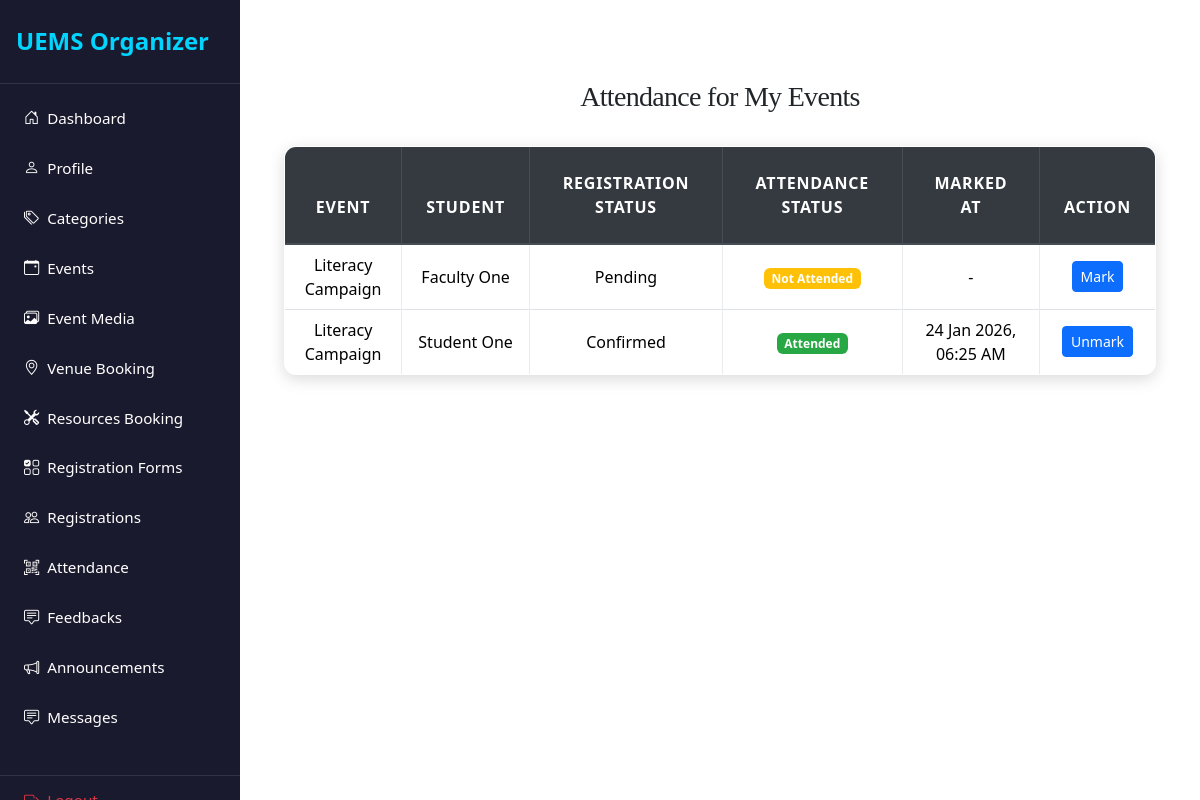
Screenshot of /organizer/organizer_attendance.php (signed in) with the database file from the repository.
### tables this page shows
CREATE TABLE `event_registrations` (
  `id` int(11) NOT NULL,
  `event_id` int(11) NOT NULL,
  `user_id` int(11) NOT NULL,
  `status` enum('pending','confirmed','waitlisted','cancelled','attended','no_show') DEFAULT 'pending',
  `qr_code_token` varchar(64) DEFAULT NULL,
  `cancellation_reason` text DEFAULT NULL,
  `registered_at` timestamp NOT NULL DEFAULT current_timestamp()
);

CREATE TABLE `events` (
  `event_id` int(11) NOT NULL,
  `title` varchar(255) NOT NULL,
  `description` text NOT NULL,
  `organizer_id` int(11) NOT NULL,
  `category_id` int(11) DEFAULT NULL,
  `event_type` enum('one_time','recurring') DEFAULT 'one_time',
  `start_datetime` datetime NOT NULL,
  `end_datetime` datetime NOT NULL,
  `capacity` int(11) DEFAULT 0,
  `registration_deadline` datetime DEFAULT NULL,
  `status` enum('pending','approved','rejected','cancelled','completed') DEFAULT 'pending',
  `banner_image` varchar(255) DEFAULT NULL,
  `created_at` datetime DEFAULT current_timestamp(),
  `updated_at` datetime DEFAULT current_timestamp() ON UPDATE current_timestamp()
);

CREATE TABLE `users` (
  `id` int(11) NOT NULL,
  `role` enum('Student','Faculty','Event Organizer') NOT NULL,
  `department` varchar(100) NOT NULL,
  `first_name` varchar(100) NOT NULL,
  `last_name` varchar(100) NOT NULL,
  `email` varchar(150) NOT NULL,
  `password_hash` varchar(255) NOT NULL,
  `phone` varchar(20) DEFAULT NULL,
  `profile_image` varchar(255) DEFAULT NULL,
  `system_notifications` tinyint(1) DEFAULT 1,
  `status` enum('pending','active','suspended') DEFAULT 'pending',
  `created_at` timestamp NOT NULL DEFAULT current_timestamp(),
  `updated_at` timestamp NOT NULL DEFAULT current_timestamp() ON UPDATE current_timestamp()
);

CREATE TABLE `event_attendance` (
  `id` int(11) NOT NULL,
  `registration_id` int(11) NOT NULL,
  `attended_at` timestamp NOT NULL DEFAULT current_timestamp(),
  `marked_by` enum('student','organizer','faculty') NOT NULL DEFAULT 'organizer'
);

### organizer/organizer_attendance.php (the view, shortened to what this page needs)
<?php
include('config.php');
$organizer_id = $_SESSION['user_id'];
$sql = "
SELECT
    er.id AS registration_id,
    er.status AS registration_status,
    er.registered_at,
    er.cancellation_reason,
    ea.id AS attendance_id,
    ea.attended_at,
    u.first_name,
    u.last_name,
    u.email,
    e.title AS event_title,
    e.start_datetime,
    e.end_datetime
FROM event_registrations er
JOIN events e ON er.event_id = e.event_id
JOIN users u ON er.user_id = u.id
LEFT JOIN event_attendance ea ON er.id = ea.registration_id
WHERE e.organizer_id = ?
ORDER BY e.start_datetime DESC, u.first_name ASC
";
$stmt = $conn->prepare($sql);
$stmt->bind_param("i", $organizer_id);
$stmt->execute();
$result = $stmt->get_result();
?>
<!DOCTYPE html>
<html>
<head>
    <link rel="stylesheet" href="https://maxcdn.bootstrapcdn.com/bootstrap/4.5.2/css/bootstrap.min.css">
    <link rel="stylesheet" href="../css/style.css">
</head>
<body>
<?php include('navbar.php'); ?>
    <div id="content">
<div class="container mt-5">
    <h3 class="mb-4">Attendance for My Events</h3>
    <table class="table table-bordered table-hover">
        <thead class="thead-dark">
        <tr>
            <th>Event</th>
            <th>Student</th>
            <th>Registration Status</th>
            <th>Attendance Status</th>
            <th>Marked At</th>
            <th>Action</th>
        </tr>
        </thead>
        <tbody>
        <?php if($result->num_rows > 0): ?>
            <?php while($row = $result->fetch_assoc()): ?>
                <tr>
                    <td><?= htmlspecialchars($row['event_title']); ?></td>
                    <td><?= htmlspecialchars($row['first_name'].' '.$row['last_name']); ?></td>
                    <td><?= ucfirst($row['registration_status']); ?></td>
                    <td>
                        <?php if($row['attendance_id']): ?>
                            <span class="badge badge-success">Attended</span>
                        <?php else: ?>
                            <span class="badge badge-warning">Not Attended</span>
                        <?php endif; ?>
                    </td>
                    <td>
                        <?= $row['attended_at'] ? date("d M Y, h:i A", strtotime($row['attended_at'])) : '-'; ?>
                    </td>
                    <td>
                        <a href="organizer_attendance.php?toggle_attendance_id=<?= $row['registration_id']; ?>"
                           class="btn btn-sm btn-primary">
                            <?= $row['attendance_id'] ? 'Unmark' : 'Mark'; ?>
                        </a>
                    </td>
                </tr>
            <?php endwhile; ?>
        <?php else: ?>
            <tr><td colspan="8" class="text-center">No registrations found.</td></tr>
        <?php endif; ?>
        </tbody>
    </table>
</div>
</body>
</html>

### css/style.css (style rules this page uses)
:root { --primary: #007bff; --secondary: #6c757d; --success: #28a745; --info: #17a2b8; --warning: #ffc107; --danger: #dc3545; --light: #f8f9fa; --dark: #2d3436; --accent: #ff6f61; --highlight: #6f42c1; --shadow: rgba(0, 0, 0, 0.15); --transition: all 0.3s ease-in-out; }
body { font-family: 'Inter', 'Segoe UI', Tahoma, Geneva, Verdana, sans-serif; background: linear-gradient(135deg, var(--light) 0%, #e0e7ff 100%); color: var(--dark); line-height: 1.8; margin: 0; padding: 0; min-height: 100vh; font-size: 16px; }
h1, h2, h3, h4 { text-align: center; margin: 2.5rem 0; font-family: 'Georgia', 'Times New Roman', serif; color: var(--dark); font-weight: 700; letter-spacing: -0.025em; }
h3 { font-size: 1.75rem; }
.container { max-width: 1200px; margin: 0 auto 3rem; padding: 0 1.5rem; }
.table { width: 100%; border-collapse: collapse; margin: 2rem 0; font-size: 1rem; background-color: #ffffff; border-radius: 12px; overflow: hidden; box-shadow: 0 4px 16px var(--shadow); transition: var(--transition); }
.table th, .table td { padding: 1.25rem; border: 1px solid #e9ecef; text-align: center; vertical-align: middle; }
.table thead th { background-color: rgb(0, 0, 0); color: white; font-weight: 600; text-transform: uppercase; letter-spacing: 0.05em; padding: 1.5rem; }
.table tbody tr { transition: var(--transition); }
.table tbody tr:nth-child(odd) { background-color: var(--light); }
.btn-primary { background-color: var(--primary); color: #fff; border: none; border-radius: 8px; padding: 0.75rem 1.5rem; font-size: 1rem; font-weight: 500; cursor: pointer; transition: var(--transition); display: inline-flex; align-items: center; justify-content: center; }
a { color: var(--primary); text-decoration: none; font-weight: 500; transition: var(--transition); }

### organizer/navbar.php (style rules this page uses)
* { margin: 0; padding: 0; box-sizing: border-box; }
body { min-height: 100vh; display: flex; font-family: 'Segoe UI', Tahoma, Geneva, Verdana, sans-serif; background-color: #f5f5f5; }
#content { margin-left: 240px; flex: 1; padding: 2rem; background: #ffffff; min-height: 100vh; }

### rows the page displays
event_registrations: event.title "Literacy Campaign", user.last_name "Faculty One", status "Pending", shows "Not Attended", shows "Mark"
event_registrations: event.title "Literacy Campaign", user.last_name "Student One", status "Confirmed", shows "Attended", event_attendance.attended_at "24 Jan 2026, 06:25 AM", shows "Unmark"
